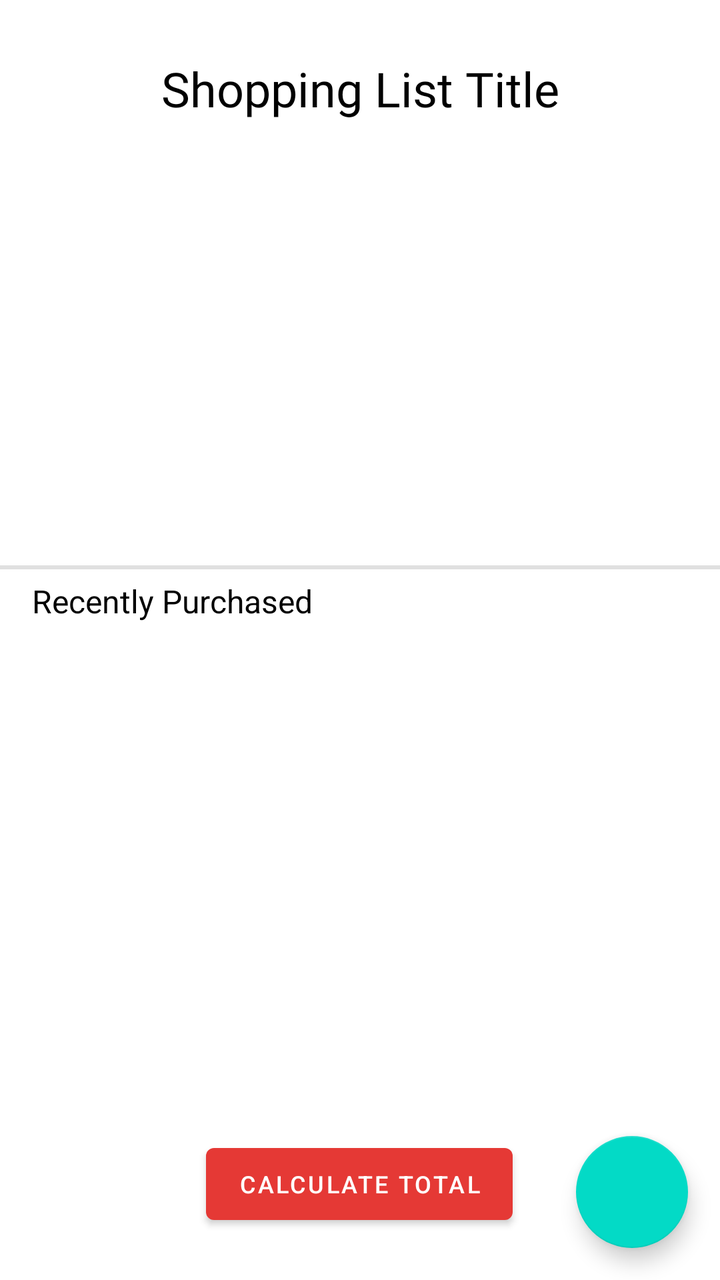
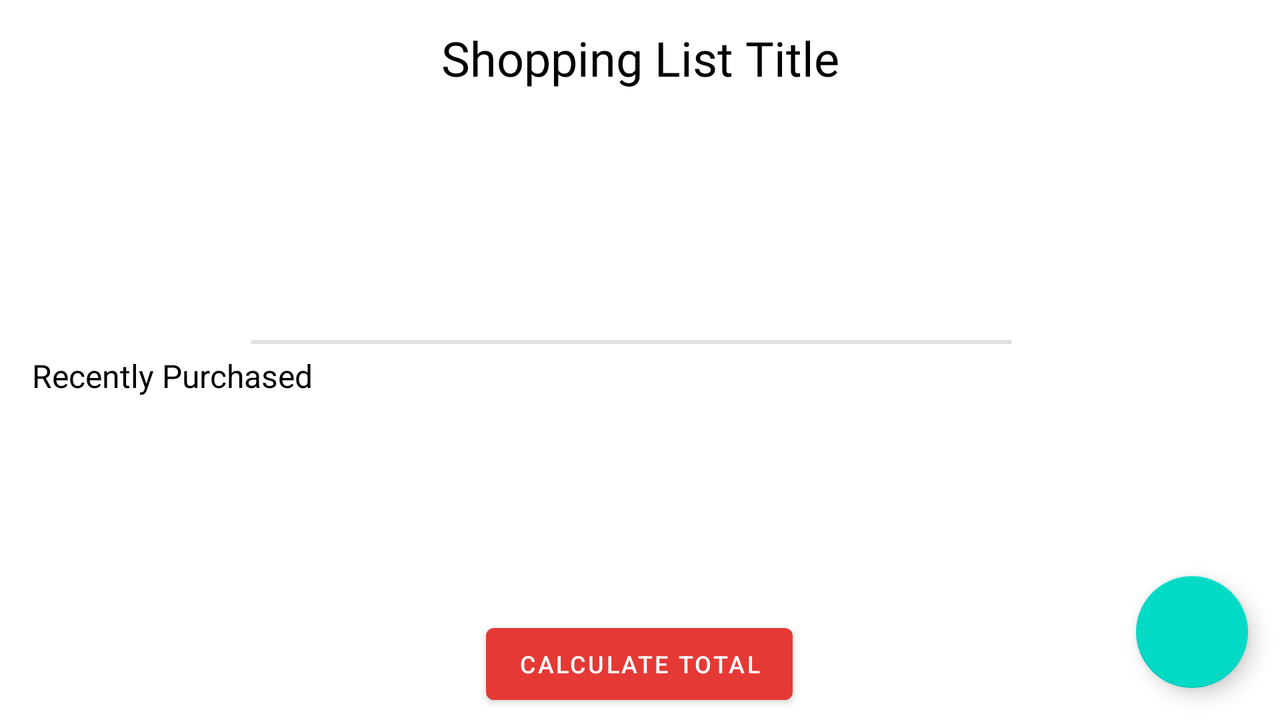

Compare how this app lays out the same screen by default and in its alternative resource folder. The renders come first, then the two layout files and the values they reference.
<!-- AndroidManifest.xml: application theme AppTheme -->
<!-- res/layout/activity_items.xml -->
<?xml version="1.0" encoding="utf-8"?>
<androidx.constraintlayout.widget.ConstraintLayout xmlns:android="http://schemas.android.com/apk/res/android"
    xmlns:app="http://schemas.android.com/apk/res-auto"
    xmlns:tools="http://schemas.android.com/tools"
    android:layout_width="match_parent"
    android:layout_height="match_parent"
    tools:context=".ItemsActivity">

    <TextView
        android:id="@+id/textView5"
        android:layout_width="wrap_content"
        android:layout_height="wrap_content"
        android:fontFamily="@font/rosario"
        android:text="Shopping List Title"
        android:textColor="#000000"
        android:textSize="24sp"
        app:layout_constraintBottom_toBottomOf="parent"
        app:layout_constraintEnd_toEndOf="parent"
        app:layout_constraintStart_toStartOf="parent"
        app:layout_constraintTop_toTopOf="parent"
        app:layout_constraintVertical_bias="0.046" />

    <ScrollView
        android:id="@+id/scrollView2"
        android:layout_width="match_parent"
        android:layout_height="wrap_content"
        app:layout_constraintBottom_toBottomOf="parent"
        app:layout_constraintEnd_toEndOf="parent"
        app:layout_constraintStart_toStartOf="parent"
        app:layout_constraintTop_toTopOf="parent"
        app:layout_constraintVertical_bias="0.186">

        <LinearLayout
            android:layout_width="match_parent"
            android:layout_height="wrap_content"
            android:orientation="vertical">

            <androidx.recyclerview.widget.RecyclerView
                android:id="@+id/recycleItems"
                android:layout_width="match_parent"
                android:layout_height="wrap_content"
                android:layout_marginLeft="20dp"
                android:layout_marginTop="10dp"
                android:layout_marginRight="20dp"
                android:layout_marginBottom="10dp"
                android:scrollbars="vertical" />
        </LinearLayout>
    </ScrollView>

    <View
        android:id="@+id/divider"
        android:layout_width="380dp"
        android:layout_height="2dp"
        android:background="?android:attr/listDivider"
        app:layout_constraintBottom_toBottomOf="parent"
        app:layout_constraintEnd_toEndOf="parent"
        app:layout_constraintHorizontal_bias="0.48"
        app:layout_constraintStart_toStartOf="parent"
        app:layout_constraintTop_toTopOf="parent"
        app:layout_constraintVertical_bias="0.443" />

    <TextView
        android:id="@+id/textView6"
        android:layout_width="wrap_content"
        android:layout_height="wrap_content"
        android:layout_marginStart="16dp"
        android:layout_marginLeft="16dp"
        android:layout_marginTop="5dp"
        android:layout_marginBottom="5dp"
        android:text="Recently Purchased"
        android:textColor="#000000"
        android:textSize="16sp"
        app:layout_constraintBottom_toTopOf="@+id/scrollView3"
        app:layout_constraintStart_toStartOf="parent"
        app:layout_constraintTop_toBottomOf="@+id/divider"
        app:layout_constraintVertical_bias="0.0" />

    <ScrollView
        android:id="@+id/scrollView3"
        android:layout_width="match_parent"
        android:layout_height="wrap_content"
        app:layout_constraintBottom_toBottomOf="parent"
        app:layout_constraintEnd_toEndOf="parent"
        app:layout_constraintHorizontal_bias="0.0"
        app:layout_constraintStart_toStartOf="parent"
        app:layout_constraintTop_toTopOf="parent"
        app:layout_constraintVertical_bias="0.713">

        <LinearLayout
            android:layout_width="match_parent"
            android:layout_height="wrap_content"
            android:orientation="vertical">

            <androidx.recyclerview.widget.RecyclerView
                android:id="@+id/recyclerView"
                android:layout_width="match_parent"
                android:layout_height="wrap_content"
                android:layout_marginLeft="20dp"
                android:layout_marginTop="10dp"
                android:layout_marginRight="20dp"
                android:layout_marginBottom="10dp"
                android:scrollbars="vertical" />
        </LinearLayout>
    </ScrollView>

    <ImageView
        android:id="@+id/imageView3"
        android:layout_width="56dp"
        android:layout_height="53dp"
        android:layout_marginStart="16dp"
        android:layout_marginLeft="16dp"
        android:layout_marginBottom="16dp"
        app:layout_constraintBottom_toBottomOf="parent"
        app:layout_constraintStart_toStartOf="parent"
        app:srcCompat="@drawable/shopping_logo" />

    <com.google.android.material.floatingactionbutton.FloatingActionButton
        android:id="@+id/fabSubmitPost"
        android:layout_width="wrap_content"
        android:layout_height="wrap_content"
        android:layout_alignParentRight="true"
        android:layout_alignParentBottom="true"
        android:layout_margin="16dp"
        android:layout_marginEnd="16dp"
        android:layout_marginRight="16dp"
        android:layout_marginBottom="16dp"
        android:src="@drawable/ic_baseline_add_24"
        app:layout_constraintBottom_toBottomOf="parent"
        app:layout_constraintEnd_toEndOf="parent" />

    <Button
        android:id="@+id/calculateBtn"
        android:layout_width="wrap_content"
        android:layout_height="wrap_content"
        android:layout_marginBottom="24dp"
        android:text="Calculate Total"
        android:textColorLink="#FFFFFF"
        android:textSize="12sp"
        app:layout_constraintBottom_toBottomOf="parent"
        app:layout_constraintEnd_toEndOf="parent"
        app:layout_constraintHorizontal_bias="0.498"
        app:layout_constraintStart_toStartOf="parent" />

</androidx.constraintlayout.widget.ConstraintLayout>
<!-- resources referenced by this layout -->
<resources>
  <style name="AppTheme" parent="Theme.MaterialComponents.Light.DarkActionBar">
          
          <item name="colorPrimary">@color/colorPrimary</item>
          <item name="colorPrimaryDark">@color/colorPrimaryDark</item>
          <item name="colorAccent">@color/colorAccent</item>
      </style>
  <color name="colorPrimary">#E53935</color>
  <color name="colorPrimaryDark">#3700B3</color>
  <color name="colorAccent">#03DAC5</color>
</resources>
<!-- res/layout-land/activity_items.xml (the repository's variant of the layout above) -->
<!-- drawn on the phone turned sideways -->
<?xml version="1.0" encoding="utf-8"?>
<androidx.constraintlayout.widget.ConstraintLayout xmlns:android="http://schemas.android.com/apk/res/android"
    xmlns:app="http://schemas.android.com/apk/res-auto"
    xmlns:tools="http://schemas.android.com/tools"
    android:layout_width="match_parent"
    android:layout_height="match_parent"
    tools:context=".ItemsActivity">

    <TextView
        android:id="@+id/textView5"
        android:layout_width="wrap_content"
        android:layout_height="wrap_content"
        android:layout_marginTop="45dp"
        android:fontFamily="@font/rosario"
        android:text="Shopping List Title"
        android:textColor="#000000"
        android:textSize="24sp"
        app:layout_constraintBottom_toTopOf="@+id/recycleItems"
        app:layout_constraintEnd_toEndOf="parent"
        app:layout_constraintStart_toStartOf="parent"
        app:layout_constraintTop_toTopOf="parent" />

    <androidx.recyclerview.widget.RecyclerView
        android:id="@+id/recycleItems"
        android:layout_width="match_parent"
        android:layout_height="100dp"
        android:layout_marginStart="15dp"
        android:layout_marginLeft="15dp"
        android:layout_marginTop="10dp"
        android:layout_marginEnd="15dp"
        android:layout_marginRight="15dp"
        android:layout_marginBottom="10dp"
        android:scrollbars="vertical"
        app:layout_constraintBottom_toTopOf="@+id/divider"
        app:layout_constraintEnd_toEndOf="parent"
        app:layout_constraintHorizontal_bias="0.0"
        app:layout_constraintStart_toStartOf="parent"
        app:layout_constraintTop_toBottomOf="@+id/textView5"
        app:layout_constraintVertical_bias="0.0"
        app:layout_constraintVertical_chainStyle="packed" />

    <View
        android:id="@+id/divider"
        android:layout_width="380dp"
        android:layout_height="2dp"
        android:layout_marginTop="5dp"
        android:layout_marginBottom="5dp"
        android:background="?android:attr/listDivider"
        app:layout_constraintBottom_toTopOf="@+id/textView6"
        app:layout_constraintEnd_toEndOf="parent"
        app:layout_constraintHorizontal_bias="0.483"
        app:layout_constraintStart_toStartOf="parent"
        app:layout_constraintTop_toBottomOf="@+id/recycleItems" />

    <TextView
        android:id="@+id/textView6"
        android:layout_width="wrap_content"
        android:layout_height="wrap_content"
        android:layout_marginStart="16dp"
        android:layout_marginLeft="16dp"
        android:layout_marginBottom="2dp"
        android:text="Recently Purchased"
        android:textColor="#000000"
        android:textSize="16sp"
        app:layout_constraintBottom_toTopOf="@+id/recyclerView"
        app:layout_constraintStart_toStartOf="parent"
        app:layout_constraintTop_toBottomOf="@+id/divider" />

    <androidx.recyclerview.widget.RecyclerView
        android:id="@+id/recyclerView"
        android:layout_width="match_parent"
        android:layout_height="100dp"
        android:layout_marginStart="15dp"
        android:layout_marginLeft="15dp"
        android:layout_marginEnd="15dp"
        android:layout_marginRight="15dp"
        android:layout_marginBottom="20dp"
        android:scrollbars="vertical"
        app:layout_constraintBottom_toTopOf="@+id/fabSubmitPost"
        app:layout_constraintEnd_toEndOf="parent"
        app:layout_constraintHorizontal_bias="0.0"
        app:layout_constraintStart_toStartOf="parent"
        app:layout_constraintTop_toBottomOf="@+id/textView6" />

    <com.google.android.material.floatingactionbutton.FloatingActionButton
        android:id="@+id/fabSubmitPost"
        android:layout_width="wrap_content"
        android:layout_height="wrap_content"
        android:layout_alignParentRight="true"
        android:layout_alignParentBottom="true"
        android:layout_margin="16dp"
        android:layout_marginEnd="4dp"
        android:layout_marginRight="4dp"
        android:layout_marginBottom="4dp"
        android:src="@drawable/ic_baseline_add_24"
        app:layout_constraintBottom_toBottomOf="parent"
        app:layout_constraintEnd_toEndOf="parent" />

    <Button
        android:id="@+id/calculateBtn"
        android:layout_width="wrap_content"
        android:layout_height="wrap_content"
        android:layout_marginBottom="4dp"
        android:text="Calculate Total"
        android:textColorLink="#FFFFFF"
        android:textSize="12sp"
        app:layout_constraintBottom_toBottomOf="parent"
        app:layout_constraintEnd_toEndOf="parent"
        app:layout_constraintHorizontal_bias="0.499"
        app:layout_constraintStart_toStartOf="parent" />

</androidx.constraintlayout.widget.ConstraintLayout>
